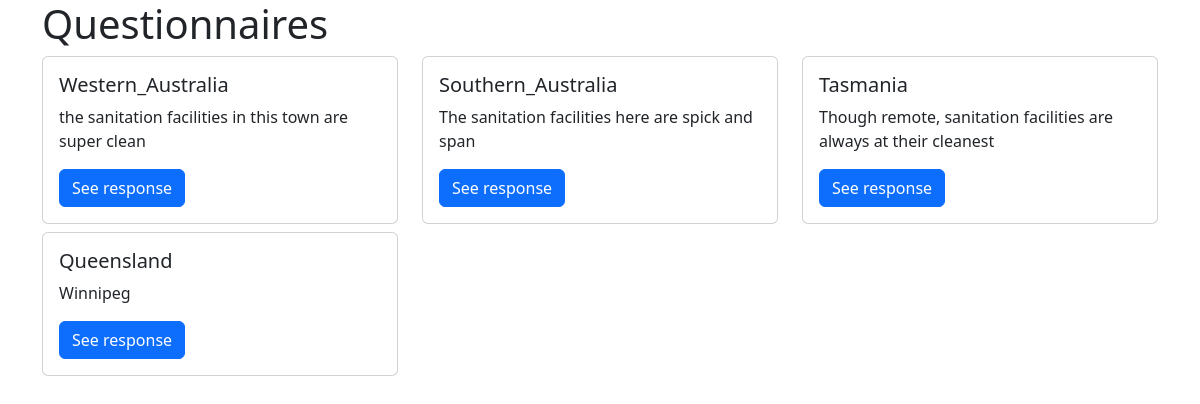
/questionnaires, run on the app's committed database.
### australia/models.py (models this page shows, shortened)
class Questionnaire(models.Model):
    WA = "Western_Australia"
    NT = "Northern_Territory"
    QD = "Queensland"
    SA = "Southern_Australia"
    NSW = "New_South_Wales"
    TA = "Tasmania"
    TERRITORY_CHOICES = [
        (WA, "Western Australia"),
        (NT, "Northern Territory"),
        (QD, "Queensland"),
        (SA, "Southern Australia"),
        (NSW, "New South Wales"),
        (TA, "Tasmania")
    ]
    survey_date = models.DateField(default=date.today)
    survey_time = models.TimeField(default=timezone.localtime)
    territory = models.CharField(
        choices=TERRITORY_CHOICES,
        default=WA
    )
    area = models.TextField()
    recorder = models.ForeignKey(Researcher, on_delete=models.CASCADE,)
    images = models.FileField(upload_to="image-%Y-%m-%d", blank=True)

### australia/views.py (the view)
# urls.py: path("questionnaires", views.questionnaire_index, name="questionnaires"),
def questionnaire_index(request):
    questionnaires = Questionnaire.objects.all()
    context = {
        "questionnaires": questionnaires
    }
    return render(request, "australia/questionnaires.html", context)

### australia/templates/australia/questionnaires.html
{% extends "base.html" %}
{% block base_content %}
<h1> Questionnaires </h1>
<div class="row">
    {% for question in questionnaires %}
    <div class="col-md-4">
        <div class="card mb-2">
            <div class="card-body">
                <h5 class="card-title">{{ question.territory }}</h5>
                <p class="card-text">{{ question.area }}</p>
                <a href="{% url 'questionnaire_detail' question.pk %}"
                   class="btn btn-primary">
                    See response
                </a>
            </div>
        </div>
    </div>
    {% endfor %}
</div>
{% endblock base_content %}

### data on the page
Questionnaire: territory "Western_Australia", area "the sanitation facilities in this town are super clean"
Questionnaire: territory "Southern_Australia", area "The sanitation facilities here are spick and span"
Questionnaire: territory "Tasmania", area "Though remote, sanitation facilities are always at their cleanest"
Questionnaire: territory "Queensland", area "Winnipeg"
